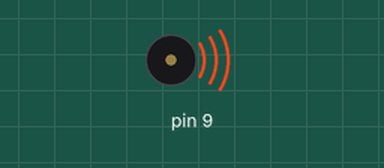
This sketch was run on a simulated Arduino Uno, built with avr-gcc and run on an emulated ATmega328P. On the bench: buzzer (waves = sounding).

Above: at 0.1 s.
At 18.3 s:
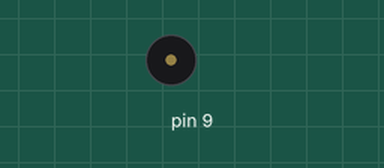
Timing chart, 0 to 19.8 s (numbered marks = the images above):
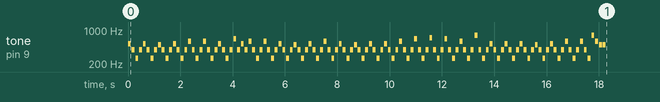

The sketch:

Kisetsu_wa_tsugitsugi_shindeiku_tone.ino
```cpp
#include "pitches.h"

int melody[] = {
  alto0, meio, baixo, meio, alto0, meio, baixo, meio, alto1, meio,
  baixo, meio, alto0, meio, baixo, meio, alto_1, meio, baixo, meio,
  alto_1, meio, baixo, meio, alto0, meio, baixo, meio, alto_2, meio,
  alto0, meio, alto_1, meio, baixo, meio, alto_1, meio, baixo, meio,
  alto0, meio, baixo, meio, alto1, meio, baixo, meio, alto0, meio,
  baixo, meio, alto_1, meio, baixo, meio, alto0, meio, baixo, meio,
  alto1, meio, baixo, meio, alto0, meio, baixo, meio, alto0, meio,
  baixo, meio, alto_1, meio, baixo, meio, alto_2, meio, baixo, meio,
  alto_3, meio, baixo, meio, alto_2, meio, baixo, meio, alto_1, meio,
  baixo, meio, alto_4, meio, baixo, meio, alto0, meio, baixo, meio,
  alto0, meio, baixo, meio, alto0, meio, baixo, meio, alto1, meio,
  baixo, meio, alto0, meio, baixo, meio, alto_1, meio, baixo, meio,
  alto_1, meio, baixo, alto_4, alto_1, alto1, alto1

};

// note durations: 4 = quarter note, 8 = eighth note, etc.:
int noteDurations[] = {
//  5,5,5,5,5,5,5,5,5,5,5,5,5,5,5,5,5,5,5,5,5,5,5,5,5,5,5,5,5,5,
//  5,5,5,5,5,5,5,5,5,5,5,5,5,5,5,5,5,5,5,5,5,5,5,5,5,5,5,5,5,5,
//  5,5,5,5,5,5,5,5,5,5,5,5,5,5,5,5,5,5,5,5,5,5,5,5,5,5,5,5,5,5,
//  5,5,5,5,5,5,5,5,5,5,5,5,5,5,5,5,5,5,5,5,5,5,5,5,5,5,5,5,5,5,
//  5,5,5,5,3,3

//  7,7,7,7,7,7,7,7,7,7,7,7,7,7,7,7,7,7,7,7,7,7,7,7,7,7,7,7,7,7,
//  7,7,7,7,7,7,7,7,7,7,7,7,7,7,7,7,7,7,7,7,7,7,7,7,7,7,7,7,7,7,
//  7,7,7,7,7,7,7,7,7,7,7,7,7,7,7,7,7,7,7,7,7,7,7,7,7,7,7,7,7,7,
//  7,7,7,7,7,7,7,7,7,7,7,7,7,7,7,7,7,7,7,7,7,7,7,7,7,7,7,7,7,7,
//  7,7,7,7,5,5

  9,9,9,9,9,9,9,9,9,9,9,9,9,9,9,9,9,9,9,9,9,9,9,9,9,9,9,9,9,9,
  9,9,9,9,9,9,9,9,9,9,9,9,9,9,9,9,9,9,9,9,9,9,9,9,9,9,9,9,9,9,
  9,9,9,9,9,9,9,9,9,9,9,9,9,9,9,9,9,9,9,9,9,9,9,9,9,9,9,9,9,9,
  9,9,9,9,9,9,9,9,9,9,9,9,9,9,9,9,9,9,9,9,9,9,9,9,9,9,9,9,9,9,
  9,9,9,9,9,9,9
};

void setup() {
  // iterate over the notes of the melody:
  for (int thisNote = 0; thisNote < 128; thisNote++) {
    int noteDuration = 1000 / noteDurations[thisNote];
    tone(9, melody[thisNote], noteDuration);
    int pauseBetweenNotes = noteDuration * 1.30;
    delay(pauseBetweenNotes);
    noTone(9);
  }
}

void loop() {
  // no need to repeat the melody.
}
```

pitches.h
```cpp
/*************************************************
 * Public Constants
 *************************************************/

#define NOTE_B0  31
#define NOTE_C1  33
#define NOTE_CS1 35
#define NOTE_D1  37
#define NOTE_DS1 39
#define NOTE_E1  41
#define NOTE_F1  44
#define NOTE_FS1 46
#define NOTE_G1  49
#define NOTE_GS1 52
#define NOTE_A1  55
#define NOTE_AS1 58
#define NOTE_B1  62
#define NOTE_C2  65
#define NOTE_CS2 69
#define NOTE_D2  73
#define NOTE_DS2 78
#define NOTE_E2  82
#define NOTE_F2  87
#define NOTE_FS2 93
#define NOTE_G2  98
#define NOTE_GS2 104
#define NOTE_A2  110
#define NOTE_AS2 117
#define NOTE_B2  123
#define NOTE_C3  131
#define NOTE_CS3 139
#define NOTE_D3  147
#define NOTE_DS3 156
#define NOTE_E3  165
#define NOTE_F3  175
#define NOTE_FS3 185
#define NOTE_G3  196
#define NOTE_GS3 208
#define NOTE_A3  220
#define NOTE_AS3 233
#define NOTE_B3  247
#define baixo  262
#define NOTE_CS4 277
#define NOTE_D4  294
#define NOTE_DS4 311
#define NOTE_E4  330
#define NOTE_F4  349
#define NOTE_FS4 370
#define meio  392
#define NOTE_GS4 415
#define NOTE_A4  440
#define NOTE_AS4 466
#define alto1  494
#define alto0  523
#define NOTE_CS5 554
#define alto_1  587
#define NOTE_DS5 622
#define alto_2  659
#define alto_3  698
#define NOTE_FS5 740
#define alto_4  784
#define NOTE_GS5 831
#define NOTE_A5  880
#define NOTE_AS5 932
#define NOTE_B5  988
#define NOTE_C6  1047
#define NOTE_CS6 1109
#define NOTE_D6  1175
#define NOTE_DS6 1245
#define NOTE_E6  1319
#define NOTE_F6  1397
#define NOTE_FS6 1480
#define NOTE_G6  1568
#define NOTE_GS6 1661
#define NOTE_A6  1760
#define NOTE_AS6 1865
#define NOTE_B6  1976
#define NOTE_C7  2093
#define NOTE_CS7 2217
#define NOTE_D7  2349
#define NOTE_DS7 2489
#define NOTE_E7  2637
#define NOTE_F7  2794
#define NOTE_FS7 2960
#define NOTE_G7  3136
#define NOTE_GS7 3322
#define NOTE_A7  3520
#define NOTE_AS7 3729
#define NOTE_B7  3951
#define NOTE_C8  4186
#define NOTE_CS8 4435
#define NOTE_D8  4699
#define NOTE_DS8 4978
```
